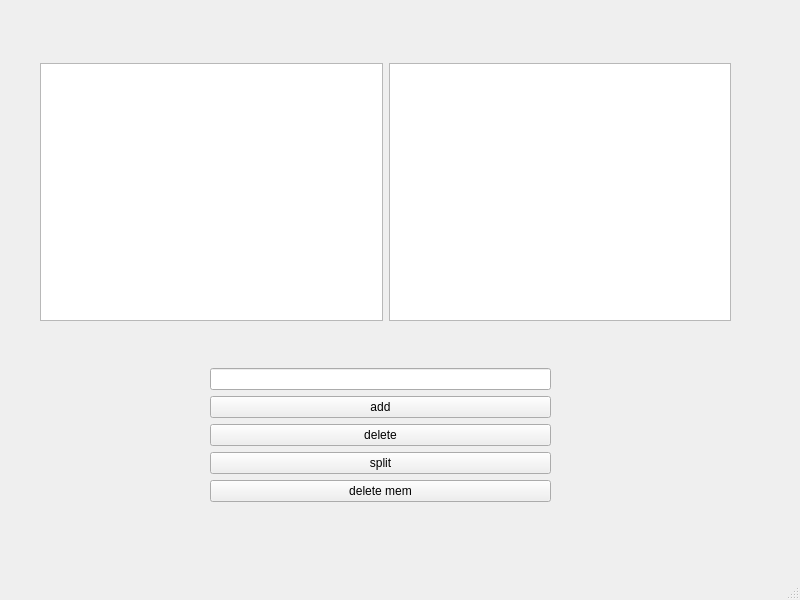
<?xml version="1.0" encoding="UTF-8"?>
<ui version="4.0">
 <class>MainWindow</class>
 <widget class="QMainWindow" name="MainWindow">
  <property name="geometry">
   <rect>
    <x>0</x>
    <y>0</y>
    <width>800</width>
    <height>600</height>
   </rect>
  </property>
  <property name="windowTitle">
   <string>MainWindow</string>
  </property>
  <widget class="QWidget" name="centralwidget">
   <widget class="QWidget" name="">
    <property name="geometry">
     <rect>
      <x>40</x>
      <y>20</y>
      <width>691</width>
      <height>301</height>
     </rect>
    </property>
    <layout class="QVBoxLayout" name="verticalLayout_2">
     <item>
      <widget class="QLabel" name="label">
       <property name="font">
        <font>
         <pointsize>12</pointsize>
        </font>
       </property>
       <property name="text">
        <string>&lt;html&gt;&lt;head/&gt;&lt;body&gt;&lt;p align=&quot;center&quot;&gt;&lt;br/&gt;&lt;/p&gt;&lt;/body&gt;&lt;/html&gt;</string>
       </property>
       <property name="alignment">
        <set>Qt::AlignCenter</set>
       </property>
      </widget>
     </item>
     <item>
      <layout class="QHBoxLayout" name="horizontalLayout">
       <item>
        <widget class="QTextEdit" name="textEdit">
         <property name="font">
          <font>
           <pointsize>12</pointsize>
          </font>
         </property>
         <property name="readOnly">
          <bool>true</bool>
         </property>
        </widget>
       </item>
       <item>
        <widget class="QTextEdit" name="textEdit_2">
         <property name="font">
          <font>
           <pointsize>12</pointsize>
          </font>
         </property>
         <property name="readOnly">
          <bool>true</bool>
         </property>
         <property name="html">
          <string>&lt;!DOCTYPE HTML PUBLIC &quot;-//W3C//DTD HTML 4.0//EN&quot; &quot;http://www.w3.org/TR/REC-html40/strict.dtd&quot;&gt;
&lt;html&gt;&lt;head&gt;&lt;meta name=&quot;qrichtext&quot; content=&quot;1&quot; /&gt;&lt;style type=&quot;text/css&quot;&gt;
p, li { white-space: pre-wrap; }
&lt;/style&gt;&lt;/head&gt;&lt;body style=&quot; font-family:'MS Shell Dlg 2'; font-size:12pt; font-weight:400; font-style:normal;&quot;&gt;
&lt;p style=&quot;-qt-paragraph-type:empty; margin-top:0px; margin-bottom:0px; margin-left:0px; margin-right:0px; -qt-block-indent:0; text-indent:0px; font-size:7.8pt;&quot;&gt;&lt;br /&gt;&lt;/p&gt;&lt;/body&gt;&lt;/html&gt;</string>
         </property>
        </widget>
       </item>
      </layout>
     </item>
    </layout>
   </widget>
   <widget class="QWidget" name="">
    <property name="geometry">
     <rect>
      <x>210</x>
      <y>330</y>
      <width>341</width>
      <height>211</height>
     </rect>
    </property>
    <layout class="QVBoxLayout" name="verticalLayout_3">
     <item>
      <layout class="QVBoxLayout" name="verticalLayout">
       <item>
        <widget class="QLineEdit" name="lineEdit"/>
       </item>
       <item>
        <widget class="QPushButton" name="pushButton">
         <property name="text">
          <string>add</string>
         </property>
        </widget>
       </item>
       <item>
        <widget class="QPushButton" name="pushButton_2">
         <property name="text">
          <string>delete</string>
         </property>
        </widget>
       </item>
       <item>
        <widget class="QPushButton" name="pushButton_3">
         <property name="text">
          <string>split</string>
         </property>
        </widget>
       </item>
       <item>
        <widget class="QPushButton" name="pushButton_4">
         <property name="text">
          <string>delete mem</string>
         </property>
        </widget>
       </item>
      </layout>
     </item>
    </layout>
   </widget>
  </widget>
  <widget class="QMenuBar" name="menubar">
   <property name="geometry">
    <rect>
     <x>0</x>
     <y>0</y>
     <width>800</width>
     <height>25</height>
    </rect>
   </property>
  </widget>
  <widget class="QStatusBar" name="statusbar"/>
 </widget>
 <resources/>
 <connections/>
</ui>
